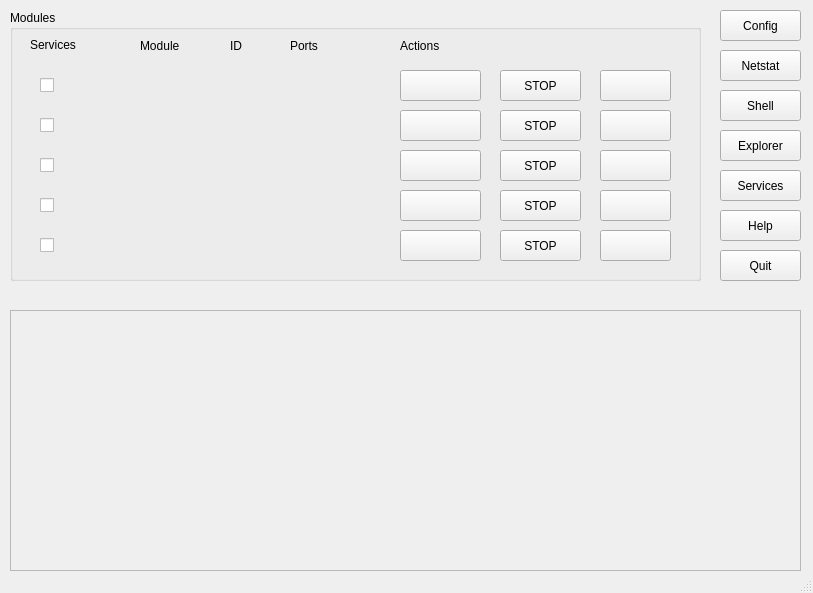
<?xml version="1.0" encoding="UTF-8"?>
<ui version="4.0">
 <class>MainWindow</class>
 <widget class="QMainWindow" name="MainWindow">
  <property name="geometry">
   <rect>
    <x>0</x>
    <y>0</y>
    <width>813</width>
    <height>593</height>
   </rect>
  </property>
  <property name="windowTitle">
   <string>MainWindow</string>
  </property>
  <property name="windowIcon">
   <iconset>
    <normaloff>spider.png</normaloff>spider.png</iconset>
  </property>
  <property name="windowOpacity">
   <double>-1.000000000000000</double>
  </property>
  <property name="toolButtonStyle">
   <enum>Qt::ToolButtonIconOnly</enum>
  </property>
  <widget class="QWidget" name="centralwidget">
   <widget class="QGroupBox" name="groupBox">
    <property name="geometry">
     <rect>
      <x>10</x>
      <y>10</y>
      <width>691</width>
      <height>271</height>
     </rect>
    </property>
    <property name="title">
     <string>Modules</string>
    </property>
    <widget class="QCheckBox" name="checkBox_4">
     <property name="geometry">
      <rect>
       <x>30</x>
       <y>180</y>
       <width>21</width>
       <height>31</height>
      </rect>
     </property>
     <property name="text">
      <string/>
     </property>
    </widget>
    <widget class="QCheckBox" name="checkBox">
     <property name="geometry">
      <rect>
       <x>30</x>
       <y>60</y>
       <width>21</width>
       <height>31</height>
      </rect>
     </property>
     <property name="text">
      <string/>
     </property>
    </widget>
    <widget class="QCheckBox" name="checkBox_5">
     <property name="geometry">
      <rect>
       <x>30</x>
       <y>220</y>
       <width>21</width>
       <height>31</height>
      </rect>
     </property>
     <property name="text">
      <string/>
     </property>
    </widget>
    <widget class="QCheckBox" name="checkBox_3">
     <property name="geometry">
      <rect>
       <x>30</x>
       <y>140</y>
       <width>21</width>
       <height>31</height>
      </rect>
     </property>
     <property name="text">
      <string/>
     </property>
    </widget>
    <widget class="QCheckBox" name="checkBox_2">
     <property name="geometry">
      <rect>
       <x>30</x>
       <y>100</y>
       <width>21</width>
       <height>31</height>
      </rect>
     </property>
     <property name="text">
      <string/>
     </property>
    </widget>
    <widget class="QPushButton" name="StopButton_3">
     <property name="geometry">
      <rect>
       <x>490</x>
       <y>180</y>
       <width>81</width>
       <height>31</height>
      </rect>
     </property>
     <property name="text">
      <string>STOP</string>
     </property>
     <property name="icon">
      <iconset>
       <normaloff>icons/Stopicon.png</normaloff>icons/Stopicon.png</iconset>
     </property>
    </widget>
    <widget class="QPushButton" name="StartButton_4">
     <property name="geometry">
      <rect>
       <x>390</x>
       <y>180</y>
       <width>81</width>
       <height>31</height>
      </rect>
     </property>
     <property name="text">
      <string/>
     </property>
     <property name="icon">
      <iconset>
       <normaloff>icons/start-button.png</normaloff>icons/start-button.png</iconset>
     </property>
     <property name="iconSize">
      <size>
       <width>32</width>
       <height>32</height>
      </size>
     </property>
    </widget>
    <widget class="QPushButton" name="StopButton">
     <property name="geometry">
      <rect>
       <x>490</x>
       <y>100</y>
       <width>81</width>
       <height>31</height>
      </rect>
     </property>
     <property name="text">
      <string>STOP</string>
     </property>
     <property name="icon">
      <iconset>
       <normaloff>icons/Stopicon.png</normaloff>icons/Stopicon.png</iconset>
     </property>
    </widget>
    <widget class="QPushButton" name="StartButton">
     <property name="geometry">
      <rect>
       <x>390</x>
       <y>60</y>
       <width>81</width>
       <height>31</height>
      </rect>
     </property>
     <property name="text">
      <string/>
     </property>
     <property name="icon">
      <iconset>
       <normaloff>icons/start-button.png</normaloff>icons/start-button.png</iconset>
     </property>
     <property name="iconSize">
      <size>
       <width>32</width>
       <height>32</height>
      </size>
     </property>
    </widget>
    <widget class="QPushButton" name="StartButton_5">
     <property name="geometry">
      <rect>
       <x>390</x>
       <y>220</y>
       <width>81</width>
       <height>31</height>
      </rect>
     </property>
     <property name="text">
      <string/>
     </property>
     <property name="icon">
      <iconset>
       <normaloff>icons/start-button.png</normaloff>icons/start-button.png</iconset>
     </property>
     <property name="iconSize">
      <size>
       <width>32</width>
       <height>32</height>
      </size>
     </property>
    </widget>
    <widget class="QPushButton" name="StopButton_2">
     <property name="geometry">
      <rect>
       <x>490</x>
       <y>140</y>
       <width>81</width>
       <height>31</height>
      </rect>
     </property>
     <property name="text">
      <string>STOP</string>
     </property>
     <property name="icon">
      <iconset>
       <normaloff>icons/Stopicon.png</normaloff>icons/Stopicon.png</iconset>
     </property>
    </widget>
    <widget class="QPushButton" name="StopButton_5">
     <property name="geometry">
      <rect>
       <x>490</x>
       <y>60</y>
       <width>81</width>
       <height>31</height>
      </rect>
     </property>
     <property name="text">
      <string>STOP</string>
     </property>
     <property name="icon">
      <iconset>
       <normaloff>icons/Stopicon.png</normaloff>icons/Stopicon.png</iconset>
     </property>
    </widget>
    <widget class="QPushButton" name="StartButton_3">
     <property name="geometry">
      <rect>
       <x>390</x>
       <y>140</y>
       <width>81</width>
       <height>31</height>
      </rect>
     </property>
     <property name="text">
      <string/>
     </property>
     <property name="icon">
      <iconset>
       <normaloff>icons/start-button.png</normaloff>icons/start-button.png</iconset>
     </property>
     <property name="iconSize">
      <size>
       <width>32</width>
       <height>32</height>
      </size>
     </property>
    </widget>
    <widget class="QPushButton" name="StartButton_2">
     <property name="geometry">
      <rect>
       <x>390</x>
       <y>100</y>
       <width>81</width>
       <height>31</height>
      </rect>
     </property>
     <property name="text">
      <string/>
     </property>
     <property name="icon">
      <iconset>
       <normaloff>icons/start-button.png</normaloff>icons/start-button.png</iconset>
     </property>
     <property name="iconSize">
      <size>
       <width>32</width>
       <height>32</height>
      </size>
     </property>
    </widget>
    <widget class="QPushButton" name="StopButton_4">
     <property name="geometry">
      <rect>
       <x>490</x>
       <y>220</y>
       <width>81</width>
       <height>31</height>
      </rect>
     </property>
     <property name="text">
      <string>STOP</string>
     </property>
     <property name="icon">
      <iconset>
       <normaloff>icons/Stopicon.png</normaloff>icons/Stopicon.png</iconset>
     </property>
    </widget>
    <widget class="QPushButton" name="LogButton_2">
     <property name="geometry">
      <rect>
       <x>590</x>
       <y>100</y>
       <width>71</width>
       <height>31</height>
      </rect>
     </property>
     <property name="text">
      <string/>
     </property>
     <property name="icon">
      <iconset>
       <normaloff>icons/LogIcon.png</normaloff>icons/LogIcon.png</iconset>
     </property>
     <property name="iconSize">
      <size>
       <width>32</width>
       <height>32</height>
      </size>
     </property>
    </widget>
    <widget class="QPushButton" name="LogButton">
     <property name="geometry">
      <rect>
       <x>590</x>
       <y>60</y>
       <width>71</width>
       <height>31</height>
      </rect>
     </property>
     <property name="text">
      <string/>
     </property>
     <property name="icon">
      <iconset>
       <normaloff>icons/LogIcon.png</normaloff>icons/LogIcon.png</iconset>
     </property>
     <property name="iconSize">
      <size>
       <width>32</width>
       <height>32</height>
      </size>
     </property>
    </widget>
    <widget class="QPushButton" name="LogButton_3">
     <property name="geometry">
      <rect>
       <x>590</x>
       <y>140</y>
       <width>71</width>
       <height>31</height>
      </rect>
     </property>
     <property name="text">
      <string/>
     </property>
     <property name="icon">
      <iconset>
       <normaloff>icons/LogIcon.png</normaloff>icons/LogIcon.png</iconset>
     </property>
     <property name="iconSize">
      <size>
       <width>32</width>
       <height>32</height>
      </size>
     </property>
    </widget>
    <widget class="QPushButton" name="LogButton_4">
     <property name="geometry">
      <rect>
       <x>590</x>
       <y>180</y>
       <width>71</width>
       <height>31</height>
      </rect>
     </property>
     <property name="text">
      <string/>
     </property>
     <property name="icon">
      <iconset>
       <normaloff>icons/LogIcon.png</normaloff>icons/LogIcon.png</iconset>
     </property>
     <property name="iconSize">
      <size>
       <width>32</width>
       <height>32</height>
      </size>
     </property>
    </widget>
    <widget class="QPushButton" name="LogButton_5">
     <property name="geometry">
      <rect>
       <x>590</x>
       <y>220</y>
       <width>71</width>
       <height>31</height>
      </rect>
     </property>
     <property name="text">
      <string/>
     </property>
     <property name="icon">
      <iconset>
       <normaloff>icons/LogIcon.png</normaloff>icons/LogIcon.png</iconset>
     </property>
     <property name="iconSize">
      <size>
       <width>32</width>
       <height>32</height>
      </size>
     </property>
    </widget>
    <widget class="QLabel" name="label">
     <property name="geometry">
      <rect>
       <x>390</x>
       <y>20</y>
       <width>51</width>
       <height>31</height>
      </rect>
     </property>
     <property name="text">
      <string>Actions</string>
     </property>
    </widget>
    <widget class="QLabel" name="label_2">
     <property name="geometry">
      <rect>
       <x>280</x>
       <y>20</y>
       <width>51</width>
       <height>31</height>
      </rect>
     </property>
     <property name="text">
      <string>Ports</string>
     </property>
    </widget>
    <widget class="QLabel" name="label_3">
     <property name="geometry">
      <rect>
       <x>20</x>
       <y>20</y>
       <width>49</width>
       <height>31</height>
      </rect>
     </property>
     <property name="text">
      <string>Services</string>
     </property>
     <property name="textFormat">
      <enum>Qt::RichText</enum>
     </property>
    </widget>
    <widget class="QLabel" name="label_4">
     <property name="geometry">
      <rect>
       <x>130</x>
       <y>20</y>
       <width>49</width>
       <height>31</height>
      </rect>
     </property>
     <property name="text">
      <string>Module</string>
     </property>
    </widget>
    <widget class="QLabel" name="label_5">
     <property name="geometry">
      <rect>
       <x>220</x>
       <y>20</y>
       <width>49</width>
       <height>31</height>
      </rect>
     </property>
     <property name="text">
      <string>ID</string>
     </property>
    </widget>
   </widget>
   <widget class="QPushButton" name="Netstat">
    <property name="geometry">
     <rect>
      <x>720</x>
      <y>50</y>
      <width>81</width>
      <height>31</height>
     </rect>
    </property>
    <property name="text">
     <string>Netstat</string>
    </property>
   </widget>
   <widget class="QPushButton" name="Shell">
    <property name="geometry">
     <rect>
      <x>720</x>
      <y>90</y>
      <width>81</width>
      <height>31</height>
     </rect>
    </property>
    <property name="text">
     <string>Shell</string>
    </property>
   </widget>
   <widget class="QPushButton" name="Explorer">
    <property name="geometry">
     <rect>
      <x>720</x>
      <y>130</y>
      <width>81</width>
      <height>31</height>
     </rect>
    </property>
    <property name="text">
     <string>Explorer</string>
    </property>
   </widget>
   <widget class="QPushButton" name="Services">
    <property name="geometry">
     <rect>
      <x>720</x>
      <y>170</y>
      <width>81</width>
      <height>31</height>
     </rect>
    </property>
    <property name="text">
     <string>Services</string>
    </property>
   </widget>
   <widget class="QPushButton" name="Help">
    <property name="geometry">
     <rect>
      <x>720</x>
      <y>210</y>
      <width>81</width>
      <height>31</height>
     </rect>
    </property>
    <property name="text">
     <string>Help</string>
    </property>
    <property name="icon">
     <iconset>
      <normaloff>icons/216643_help_icon.png</normaloff>icons/216643_help_icon.png</iconset>
    </property>
   </widget>
   <widget class="QPushButton" name="Quit">
    <property name="geometry">
     <rect>
      <x>720</x>
      <y>250</y>
      <width>81</width>
      <height>31</height>
     </rect>
    </property>
    <property name="text">
     <string>Quit</string>
    </property>
    <property name="icon">
     <iconset>
      <normaloff>icons/exit-icon-4597.png</normaloff>icons/exit-icon-4597.png</iconset>
    </property>
   </widget>
   <widget class="QPushButton" name="Cnig">
    <property name="geometry">
     <rect>
      <x>720</x>
      <y>10</y>
      <width>81</width>
      <height>31</height>
     </rect>
    </property>
    <property name="text">
     <string>Config</string>
    </property>
    <property name="icon">
     <iconset>
      <normaloff>icons/Config.png</normaloff>icons/Config.png</iconset>
    </property>
   </widget>
   <widget class="QScrollArea" name="scrollArea">
    <property name="geometry">
     <rect>
      <x>10</x>
      <y>310</y>
      <width>791</width>
      <height>261</height>
     </rect>
    </property>
    <property name="midLineWidth">
     <number>1</number>
    </property>
    <property name="widgetResizable">
     <bool>true</bool>
    </property>
    <widget class="QWidget" name="scrollAreaWidgetContents">
     <property name="geometry">
      <rect>
       <x>0</x>
       <y>0</y>
       <width>789</width>
       <height>259</height>
      </rect>
     </property>
    </widget>
   </widget>
  </widget>
  <widget class="QStatusBar" name="statusbar"/>
  <action name="actionOpen">
   <property name="text">
    <string>Open</string>
   </property>
  </action>
  <action name="actionExit">
   <property name="text">
    <string>Exit</string>
   </property>
  </action>
 </widget>
 <resources/>
 <connections/>
</ui>
